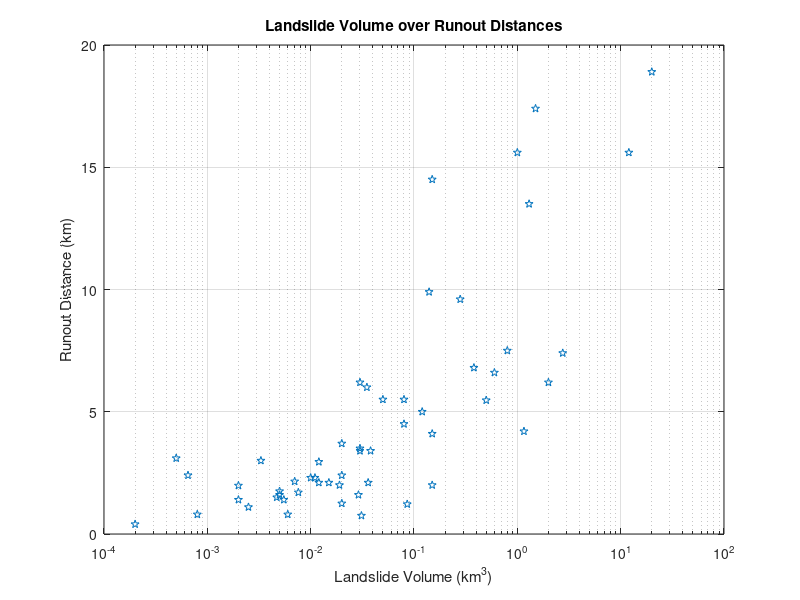

MATLAB code for this plot: (Note: this script raises an error after producing the figure.)
% Matty Hill
% ESS311
% MATLAB tutorial
% 01 / 04 / 22
% Section AA

% Loading the landslide data table
load landslides.dat

% Making the plot of landslide volume 
landslide_vol = semilogx(landslides(:,1), landslides(:,2), 'p')
grid on
title('Landslide Volume over Runout Distances')
xlabel('Landslide Volume (km^3)')
ylabel('Runout Distance (km)')

% Saving the plot as a jpeg
saveas(landslide_vol, 'landslide_vol.jpeg')

% Testing the calcL function
volume = landslides(:,1);
runout = calcL(volume);
